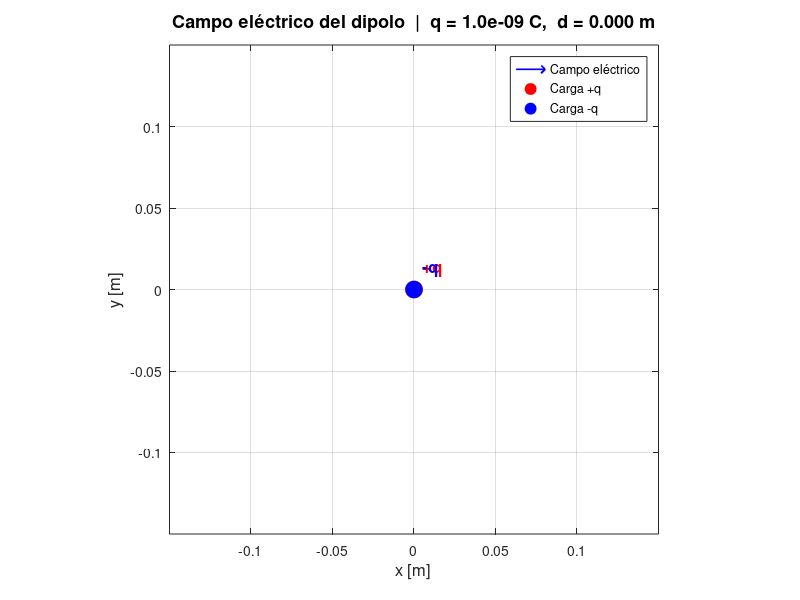

Recreate this plot in MATLAB.
%   Modelación computacional de sistemas eléctricos 
%   A00844476 ─ Daniel Eduardo Santiago Gutiérrez
%   A00844480 ─ David Eduardo Santiago Gutiérrez
%   A01199652 ─ Juan Carlos Livas Reyes
%   A01287002 ─ Andrés Rodríguez Cantú  
%   A01287454 ─ Alejandro Salinas Salas
%   
%   Copyright (C) Tecnologico de Monterrey
%   
%   Archivo: retoParte1.m
%   
%   Creado:                   23/03/2025
%   Última Modificación:      29/03/2025
%   
clf; clear; clc;

%% Parámetros que puedes cambiar
q = 1e-9;        % Carga eléctrica [C]
d = 0;        % Separación entre cargas [m]
N = 30;          % Puntos en la malla
Lim = 0.15;      % Tamaño del espacio simulado [m]

%% Constante de Coulomb
k = 8.99e9;

%% Creamos la malla de puntos en 2D
x = linspace(-Lim, Lim, N);
y = linspace(-Lim, Lim, N);
[X, Y] = meshgrid(x, y);

%% Posición de cada carga
x_pos =  d/2;    % Carga +q
x_neg = -d/2;    % Carga -q

%% Distancia de cada punto a cada carga
r_pos = sqrt((X - x_pos).^2 + Y.^2);
r_neg = sqrt((X - x_neg).^2 + Y.^2);

%% Evitamos división entre cero en la posición de las cargas
r_pos(r_pos < 1e-10) = 1e-10;
r_neg(r_neg < 1e-10) = 1e-10;

%% Campo eléctrico de cada carga
Ex_pos = k * q * (X - x_pos) ./ r_pos.^3;
Ey_pos = k * q * Y ./ r_pos.^3;

Ex_neg = k * (-q) * (X - x_neg) ./ r_neg.^3;
Ey_neg = k * (-q) * Y ./ r_neg.^3;

%% Campo total (superposición)
Ex = Ex_pos + Ex_neg;
Ey = Ey_pos + Ey_neg;

%% Normalizamos para que todas las flechas tengan el mismo tamaño
E_mag = sqrt(Ex.^2 + Ey.^2);
% E_mag(E_mag == 0) = 1;
Ex_norm = Ex ./ E_mag;
Ey_norm = Ey ./ E_mag;

%% Graficamos el campo eléctrico
figure;
quiver(X, Y, Ex_norm, Ey_norm, 0.5, 'b', 'LineWidth', 1.2);
hold on;

%% Marcamos la posición de las cargas
plot(x_pos, 0, 'ro', 'MarkerSize', 12, 'MarkerFaceColor', 'r');
plot(x_neg, 0, 'bo', 'MarkerSize', 12, 'MarkerFaceColor', 'b');
text(x_pos + 0.005, 0.012, '+q', 'FontSize', 12, 'Color', 'r', 'FontWeight', 'bold');
text(x_neg + 0.005, 0.012, '-q', 'FontSize', 12, 'Color', 'b', 'FontWeight', 'bold');

%% Formato de la figura
title(sprintf('Campo eléctrico del dipolo  |  q = %.1e C,  d = %.3f m', q, d), 'FontSize', 13);
xlabel('x [m]', 'FontSize', 12);
ylabel('y [m]', 'FontSize', 12);
axis equal;
axis([-Lim Lim -Lim Lim]);
grid on;
legend('Campo eléctrico', 'Carga +q', 'Carga -q', 'Location', 'northeast');
hold off;

%% Guardar con SVG
saveas(gcf, 'SimulationResult.svg');
